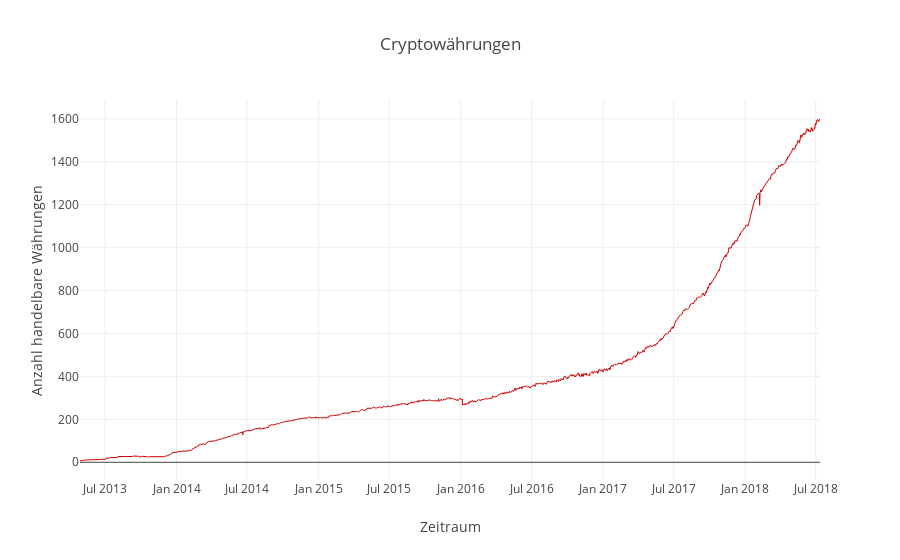

Notebook cell for this chart:
### Markdown cell above
### Anzahl handelbarer Währungen im Zeitverlauf

### Code cell
#create pyplot showing number of currencies traded each day 

trace0 = go.Scatter(
    x= df_groupedDF['date'], 
    y= df_groupedDF['values'],
    name='density',
    mode = 'lines',
    line = dict(
        color = ('rgb(204,0,0)'),
        width = 1)
       
    

)

data = [trace0]
layout = go.Layout(
    title='Cryptowährungen',
    yaxis={
        'title': 'Anzahl handelbare Währungen',
        'nticks': 10,
        
    },
    xaxis={
        'title': 'Zeitraum',
        'nticks': 20,
    }
)
fig = go.Figure(data=data, layout=layout)
py.iplot(fig, filename='cryto-overview')

### Figure 1 — Plotly figure (JSON) as saved in the notebook; plotly's stock layout.template omitted (floating-point values rounded to 4 significant figures; data arrays with more than 128 entries replaced by an {"elided": "..."} marker saying what was removed)
{"data": [{"line": {"color": "rgb(204,0,0)", "width": 1}, "mode": "lines", "name": "density", "type": "scatter", "x": {"elided": "1902 str values"}, "y": {"elided": "1902 int values"}}], "layout": {"title": "Cryptowährungen", "xaxis": {"nticks": 20, "title": "Zeitraum"}, "yaxis": {"nticks": 10, "title": "Anzahl handelbare Währungen"}}}
